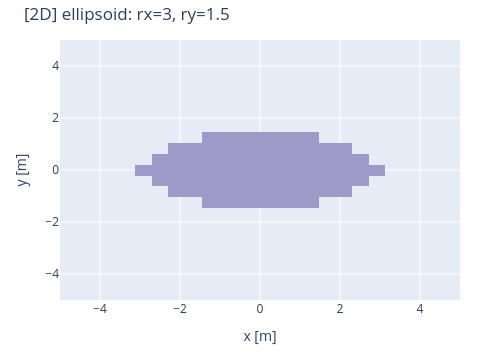
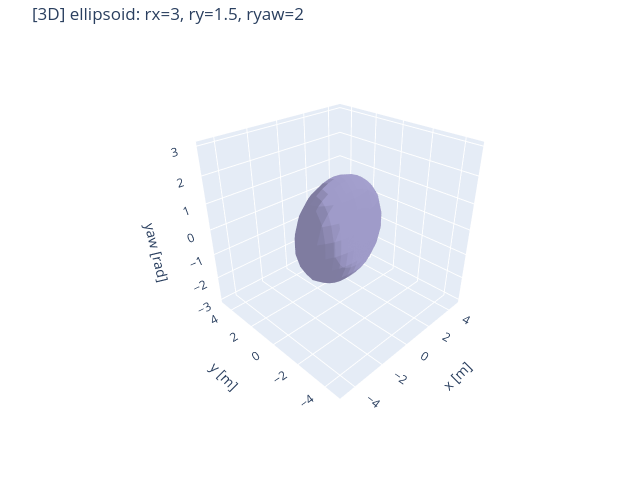

Notebook code cell kept with these figures, in order:
### Markdown cell above
## 3. EllipsoidSet - rx=3, ry=1.5

**2D** in `(x, y)`. **3D** adds a yaw radius so the isosurface is a closed ellipsoid (same Plotly limit as the extruded disk).

### Code cell
S = EllipsoidSet(center=[0.0, 0.0], radii=[3.0, 1.5], axes=["x", "y"])
ref = QuadraticSet(
    A=[[1.0 / 9.0, 0.0], [0.0, 1.0 / 2.25]],
    c=-1.0,
    center=[0.0, 0.0],
    axes=["x", "y"],
)
out = S(impl)
print(f"max |ellipsoid - quadratic| = {maxdiff(out, ref(impl))}")
show_2d(out, "ellipsoid: rx=3, ry=1.5", colorscale="Purples")

S3 = EllipsoidSet(center=[0.0, 0.0, 0.0], radii=[3.0, 1.5, 2.0], axes=["x", "y", "yaw"])
out3 = S3(impl)
print("3D volume", np.asarray(impl.transform_to_isosurface(out3, axes=("x", "y", "yaw"), select=SLICE_T)).shape)
show_3d(out3, "ellipsoid: rx=3, ry=1.5, ryaw=2", colorscale="Purples")

### Figure 1 — Plotly figure (JSON) as saved in the notebook; plotly's stock layout.template omitted (floating-point values rounded to 4 significant figures; data arrays with more than 128 entries replaced by an {"elided": "..."} marker saying what was removed)
{"data": [{"colorscale": [[0, "rgb(252,251,253)"], [0.125, "rgb(239,237,245)"], [0.25, "rgb(218,218,235)"], [0.375, "rgb(188,189,220)"], [0.5, "rgb(158,154,200)"], [0.625, "rgb(128,125,186)"], [0.75, "rgb(106,81,163)"], [0.875, "rgb(84,39,143)"], [1, "rgb(63,0,125)"]], "showscale": false, "type": "heatmap", "x": {"elided": "625 float values"}, "y": {"elided": "625 float values"}, "z": {"elided": "625 float values"}, "zmax": 1, "zmin": 0}], "layout": {"height": 360, "title": {"text": "[2D] ellipsoid: rx=3, ry=1.5"}, "width": 480, "xaxis": {"range": [-5, 5], "showline": false, "showticklabels": true, "title": {"text": "x [m]"}, "zeroline": false}, "yaxis": {"range": [-5, 5], "showline": false, "showticklabels": true, "title": {"text": "y [m]"}, "zeroline": false}}}

### Figure 2 — Plotly figure (JSON) as saved in the notebook; plotly's stock layout.template omitted (floating-point values rounded to 4 significant figures; data arrays with more than 128 entries replaced by an {"elided": "..."} marker saying what was removed)
{"data": [{"caps": {"x": {"show": false}, "y": {"show": false}, "z": {"show": false}}, "colorscale": [[0, "rgb(252,251,253)"], [0.125, "rgb(239,237,245)"], [0.25, "rgb(218,218,235)"], [0.375, "rgb(188,189,220)"], [0.5, "rgb(158,154,200)"], [0.625, "rgb(128,125,186)"], [0.75, "rgb(106,81,163)"], [0.875, "rgb(84,39,143)"], [1, "rgb(63,0,125)"]], "isomax": 0, "isomin": 0, "showscale": false, "surface": {"count": 1}, "type": "isosurface", "value": {"elided": "7500 float values"}, "x": {"elided": "7500 float values"}, "y": {"elided": "7500 float values"}, "z": {"elided": "7500 float values"}}], "layout": {"height": 480, "scene": {"aspectmode": "cube", "camera": {"eye": {"x": -1.531, "y": -1.531, "z": 1.25}}, "xaxis": {"range": [-5, 5], "title": {"text": "x [m]"}}, "yaxis": {"range": [-5, 5], "title": {"text": "y [m]"}}, "zaxis": {"range": [-3.142, 3.142], "title": {"text": "yaw [rad]"}}}, "title": {"text": "[3D] ellipsoid: rx=3, ry=1.5, ryaw=2"}, "width": 640}}
